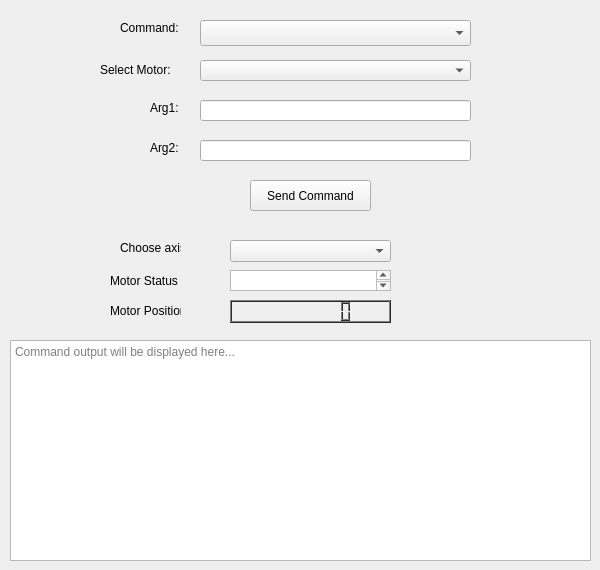
<?xml version="1.0" encoding="UTF-8"?>
<ui version="4.0">
 <class>MainWindow</class>
 <widget class="QMainWindow" name="MainWindow">
  <property name="geometry">
   <rect>
    <x>0</x>
    <y>0</y>
    <width>600</width>
    <height>570</height>
   </rect>
  </property>
  <property name="windowTitle">
   <string>Controller Commands</string>
  </property>
  <widget class="QWidget" name="centralwidget">
   <widget class="QLabel" name="label_command">
    <property name="geometry">
     <rect>
      <x>120</x>
      <y>20</y>
      <width>71</width>
      <height>16</height>
     </rect>
    </property>
    <property name="text">
     <string>Command:</string>
    </property>
   </widget>
   <widget class="QLabel" name="label_select_motor">
    <property name="geometry">
     <rect>
      <x>100</x>
      <y>60</y>
      <width>91</width>
      <height>20</height>
     </rect>
    </property>
    <property name="text">
     <string>Select Motor:</string>
    </property>
   </widget>
   <widget class="QComboBox" name="combo_motor">
    <property name="geometry">
     <rect>
      <x>200</x>
      <y>60</y>
      <width>271</width>
      <height>21</height>
     </rect>
    </property>
   </widget>
   <widget class="QLabel" name="label_arg1">
    <property name="geometry">
     <rect>
      <x>150</x>
      <y>100</y>
      <width>47</width>
      <height>16</height>
     </rect>
    </property>
    <property name="text">
     <string>Arg1:</string>
    </property>
   </widget>
   <widget class="QLineEdit" name="line_arg1">
    <property name="geometry">
     <rect>
      <x>200</x>
      <y>100</y>
      <width>271</width>
      <height>21</height>
     </rect>
    </property>
   </widget>
   <widget class="QLabel" name="label_arg2">
    <property name="geometry">
     <rect>
      <x>150</x>
      <y>140</y>
      <width>47</width>
      <height>16</height>
     </rect>
    </property>
    <property name="text">
     <string>Arg2:</string>
    </property>
   </widget>
   <widget class="QLineEdit" name="line_arg2">
    <property name="geometry">
     <rect>
      <x>200</x>
      <y>140</y>
      <width>271</width>
      <height>21</height>
     </rect>
    </property>
   </widget>
   <widget class="QPushButton" name="button_send">
    <property name="geometry">
     <rect>
      <x>250</x>
      <y>180</y>
      <width>121</width>
      <height>31</height>
     </rect>
    </property>
    <property name="text">
     <string>Send Command</string>
    </property>
   </widget>
   <widget class="QLabel" name="label_motor_info">
    <property name="geometry">
     <rect>
      <x>110</x>
      <y>270</y>
      <width>71</width>
      <height>21</height>
     </rect>
    </property>
    <property name="text">
     <string>Motor Status </string>
    </property>
   </widget>
   <widget class="QTextEdit" name="text_output">
    <property name="geometry">
     <rect>
      <x>10</x>
      <y>340</y>
      <width>581</width>
      <height>221</height>
     </rect>
    </property>
    <property name="readOnly">
     <bool>true</bool>
    </property>
    <property name="placeholderText">
     <string>Command output will be displayed here...</string>
    </property>
   </widget>
   <widget class="QComboBox" name="combo_command">
    <property name="geometry">
     <rect>
      <x>200</x>
      <y>20</y>
      <width>271</width>
      <height>26</height>
     </rect>
    </property>
   </widget>
   <widget class="QLCDNumber" name="motor_pos">
    <property name="geometry">
     <rect>
      <x>230</x>
      <y>300</y>
      <width>161</width>
      <height>23</height>
     </rect>
    </property>
    <property name="palette">
     <palette>
      <active>
       <colorrole role="WindowText">
        <brush brushstyle="SolidPattern">
         <color alpha="255">
          <red>255</red>
          <green>255</green>
          <blue>255</blue>
         </color>
        </brush>
       </colorrole>
       <colorrole role="Button">
        <brush brushstyle="SolidPattern">
         <color alpha="255">
          <red>86</red>
          <green>86</green>
          <blue>86</blue>
         </color>
        </brush>
       </colorrole>
       <colorrole role="Light">
        <brush brushstyle="SolidPattern">
         <color alpha="255">
          <red>129</red>
          <green>129</green>
          <blue>129</blue>
         </color>
        </brush>
       </colorrole>
       <colorrole role="Midlight">
        <brush brushstyle="SolidPattern">
         <color alpha="255">
          <red>107</red>
          <green>107</green>
          <blue>107</blue>
         </color>
        </brush>
       </colorrole>
       <colorrole role="Dark">
        <brush brushstyle="SolidPattern">
         <color alpha="255">
          <red>43</red>
          <green>43</green>
          <blue>43</blue>
         </color>
        </brush>
       </colorrole>
       <colorrole role="Mid">
        <brush brushstyle="SolidPattern">
         <color alpha="255">
          <red>57</red>
          <green>57</green>
          <blue>57</blue>
         </color>
        </brush>
       </colorrole>
       <colorrole role="Text">
        <brush brushstyle="SolidPattern">
         <color alpha="255">
          <red>255</red>
          <green>255</green>
          <blue>255</blue>
         </color>
        </brush>
       </colorrole>
       <colorrole role="BrightText">
        <brush brushstyle="SolidPattern">
         <color alpha="255">
          <red>255</red>
          <green>255</green>
          <blue>255</blue>
         </color>
        </brush>
       </colorrole>
       <colorrole role="ButtonText">
        <brush brushstyle="SolidPattern">
         <color alpha="255">
          <red>255</red>
          <green>255</green>
          <blue>255</blue>
         </color>
        </brush>
       </colorrole>
       <colorrole role="Base">
        <brush brushstyle="SolidPattern">
         <color alpha="255">
          <red>0</red>
          <green>0</green>
          <blue>0</blue>
         </color>
        </brush>
       </colorrole>
       <colorrole role="Window">
        <brush brushstyle="SolidPattern">
         <color alpha="255">
          <red>86</red>
          <green>86</green>
          <blue>86</blue>
         </color>
        </brush>
       </colorrole>
       <colorrole role="Shadow">
        <brush brushstyle="SolidPattern">
         <color alpha="255">
          <red>0</red>
          <green>0</green>
          <blue>0</blue>
         </color>
        </brush>
       </colorrole>
       <colorrole role="AlternateBase">
        <brush brushstyle="SolidPattern">
         <color alpha="255">
          <red>43</red>
          <green>43</green>
          <blue>43</blue>
         </color>
        </brush>
       </colorrole>
       <colorrole role="ToolTipBase">
        <brush brushstyle="SolidPattern">
         <color alpha="255">
          <red>255</red>
          <green>255</green>
          <blue>220</blue>
         </color>
        </brush>
       </colorrole>
       <colorrole role="ToolTipText">
        <brush brushstyle="SolidPattern">
         <color alpha="255">
          <red>0</red>
          <green>0</green>
          <blue>0</blue>
         </color>
        </brush>
       </colorrole>
       <colorrole role="PlaceholderText">
        <brush brushstyle="SolidPattern">
         <color alpha="128">
          <red>255</red>
          <green>255</green>
          <blue>255</blue>
         </color>
        </brush>
       </colorrole>
      </active>
      <inactive>
       <colorrole role="WindowText">
        <brush brushstyle="SolidPattern">
         <color alpha="255">
          <red>255</red>
          <green>255</green>
          <blue>255</blue>
         </color>
        </brush>
       </colorrole>
       <colorrole role="Button">
        <brush brushstyle="SolidPattern">
         <color alpha="255">
          <red>86</red>
          <green>86</green>
          <blue>86</blue>
         </color>
        </brush>
       </colorrole>
       <colorrole role="Light">
        <brush brushstyle="SolidPattern">
         <color alpha="255">
          <red>129</red>
          <green>129</green>
          <blue>129</blue>
         </color>
        </brush>
       </colorrole>
       <colorrole role="Midlight">
        <brush brushstyle="SolidPattern">
         <color alpha="255">
          <red>107</red>
          <green>107</green>
          <blue>107</blue>
         </color>
        </brush>
       </colorrole>
       <colorrole role="Dark">
        <brush brushstyle="SolidPattern">
         <color alpha="255">
          <red>43</red>
          <green>43</green>
          <blue>43</blue>
         </color>
        </brush>
       </colorrole>
       <colorrole role="Mid">
        <brush brushstyle="SolidPattern">
         <color alpha="255">
          <red>57</red>
          <green>57</green>
          <blue>57</blue>
         </color>
        </brush>
       </colorrole>
       <colorrole role="Text">
        <brush brushstyle="SolidPattern">
         <color alpha="255">
          <red>255</red>
          <green>255</green>
          <blue>255</blue>
         </color>
        </brush>
       </colorrole>
       <colorrole role="BrightText">
        <brush brushstyle="SolidPattern">
         <color alpha="255">
          <red>255</red>
          <green>255</green>
          <blue>255</blue>
         </color>
        </brush>
       </colorrole>
       <colorrole role="ButtonText">
        <brush brushstyle="SolidPattern">
         <color alpha="255">
          <red>255</red>
          <green>255</green>
          <blue>255</blue>
         </color>
        </brush>
       </colorrole>
       <colorrole role="Base">
        <brush brushstyle="SolidPattern">
         <color alpha="255">
          <red>0</red>
          <green>0</green>
          <blue>0</blue>
         </color>
        </brush>
       </colorrole>
       <colorrole role="Window">
        <brush brushstyle="SolidPattern">
         <color alpha="255">
          <red>86</red>
          <green>86</green>
          <blue>86</blue>
         </color>
        </brush>
       </colorrole>
       <colorrole role="Shadow">
        <brush brushstyle="SolidPattern">
         <color alpha="255">
          <red>0</red>
          <green>0</green>
          <blue>0</blue>
         </color>
        </brush>
       </colorrole>
       <colorrole role="AlternateBase">
        <brush brushstyle="SolidPattern">
         <color alpha="255">
          <red>43</red>
          <green>43</green>
          <blue>43</blue>
         </color>
        </brush>
       </colorrole>
       <colorrole role="ToolTipBase">
        <brush brushstyle="SolidPattern">
         <color alpha="255">
          <red>255</red>
          <green>255</green>
          <blue>220</blue>
         </color>
        </brush>
       </colorrole>
       <colorrole role="ToolTipText">
        <brush brushstyle="SolidPattern">
         <color alpha="255">
          <red>0</red>
          <green>0</green>
          <blue>0</blue>
         </color>
        </brush>
       </colorrole>
       <colorrole role="PlaceholderText">
        <brush brushstyle="SolidPattern">
         <color alpha="128">
          <red>255</red>
          <green>255</green>
          <blue>255</blue>
         </color>
        </brush>
       </colorrole>
      </inactive>
      <disabled>
       <colorrole role="WindowText">
        <brush brushstyle="SolidPattern">
         <color alpha="255">
          <red>43</red>
          <green>43</green>
          <blue>43</blue>
         </color>
        </brush>
       </colorrole>
       <colorrole role="Button">
        <brush brushstyle="SolidPattern">
         <color alpha="255">
          <red>86</red>
          <green>86</green>
          <blue>86</blue>
         </color>
        </brush>
       </colorrole>
       <colorrole role="Light">
        <brush brushstyle="SolidPattern">
         <color alpha="255">
          <red>129</red>
          <green>129</green>
          <blue>129</blue>
         </color>
        </brush>
       </colorrole>
       <colorrole role="Midlight">
        <brush brushstyle="SolidPattern">
         <color alpha="255">
          <red>107</red>
          <green>107</green>
          <blue>107</blue>
         </color>
        </brush>
       </colorrole>
       <colorrole role="Dark">
        <brush brushstyle="SolidPattern">
         <color alpha="255">
          <red>43</red>
          <green>43</green>
          <blue>43</blue>
         </color>
        </brush>
       </colorrole>
       <colorrole role="Mid">
        <brush brushstyle="SolidPattern">
         <color alpha="255">
          <red>57</red>
          <green>57</green>
          <blue>57</blue>
         </color>
        </brush>
       </colorrole>
       <colorrole role="Text">
        <brush brushstyle="SolidPattern">
         <color alpha="255">
          <red>43</red>
          <green>43</green>
          <blue>43</blue>
         </color>
        </brush>
       </colorrole>
       <colorrole role="BrightText">
        <brush brushstyle="SolidPattern">
         <color alpha="255">
          <red>255</red>
          <green>255</green>
          <blue>255</blue>
         </color>
        </brush>
       </colorrole>
       <colorrole role="ButtonText">
        <brush brushstyle="SolidPattern">
         <color alpha="255">
          <red>43</red>
          <green>43</green>
          <blue>43</blue>
         </color>
        </brush>
       </colorrole>
       <colorrole role="Base">
        <brush brushstyle="SolidPattern">
         <color alpha="255">
          <red>86</red>
          <green>86</green>
          <blue>86</blue>
         </color>
        </brush>
       </colorrole>
       <colorrole role="Window">
        <brush brushstyle="SolidPattern">
         <color alpha="255">
          <red>86</red>
          <green>86</green>
          <blue>86</blue>
         </color>
        </brush>
       </colorrole>
       <colorrole role="Shadow">
        <brush brushstyle="SolidPattern">
         <color alpha="255">
          <red>0</red>
          <green>0</green>
          <blue>0</blue>
         </color>
        </brush>
       </colorrole>
       <colorrole role="AlternateBase">
        <brush brushstyle="SolidPattern">
         <color alpha="255">
          <red>86</red>
          <green>86</green>
          <blue>86</blue>
         </color>
        </brush>
       </colorrole>
       <colorrole role="ToolTipBase">
        <brush brushstyle="SolidPattern">
         <color alpha="255">
          <red>255</red>
          <green>255</green>
          <blue>220</blue>
         </color>
        </brush>
       </colorrole>
       <colorrole role="ToolTipText">
        <brush brushstyle="SolidPattern">
         <color alpha="255">
          <red>0</red>
          <green>0</green>
          <blue>0</blue>
         </color>
        </brush>
       </colorrole>
       <colorrole role="PlaceholderText">
        <brush brushstyle="SolidPattern">
         <color alpha="128">
          <red>255</red>
          <green>255</green>
          <blue>255</blue>
         </color>
        </brush>
       </colorrole>
      </disabled>
     </palette>
    </property>
    <property name="digitCount">
     <number>8</number>
    </property>
   </widget>
   <widget class="QLabel" name="label_motor_info_2">
    <property name="geometry">
     <rect>
      <x>110</x>
      <y>300</y>
      <width>71</width>
      <height>21</height>
     </rect>
    </property>
    <property name="text">
     <string>Motor Position</string>
    </property>
   </widget>
   <widget class="QTextEdit" name="motor_state">
    <property name="geometry">
     <rect>
      <x>230</x>
      <y>270</y>
      <width>161</width>
      <height>21</height>
     </rect>
    </property>
   </widget>
   <widget class="QLabel" name="label">
    <property name="geometry">
     <rect>
      <x>120</x>
      <y>240</y>
      <width>61</width>
      <height>16</height>
     </rect>
    </property>
    <property name="text">
     <string>Choose axis</string>
    </property>
   </widget>
   <widget class="QComboBox" name="combo_axis">
    <property name="geometry">
     <rect>
      <x>230</x>
      <y>240</y>
      <width>161</width>
      <height>22</height>
     </rect>
    </property>
   </widget>
  </widget>
 </widget>
 <layoutdefault spacing="6" margin="11"/>
 <tabstops>
  <tabstop>combo_motor</tabstop>
  <tabstop>line_arg1</tabstop>
  <tabstop>line_arg2</tabstop>
  <tabstop>button_send</tabstop>
  <tabstop>text_output</tabstop>
 </tabstops>
 <resources/>
 <connections/>
</ui>
